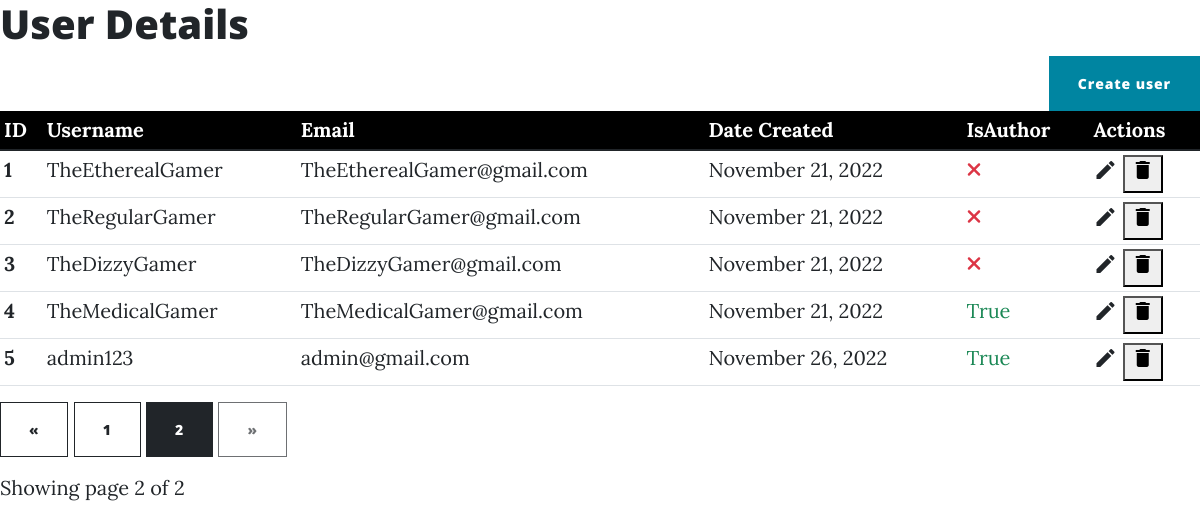
/dashboard/users?page=2 (signed in), run on the app's committed database.
### BetterBlog/models.py (models this page shows, shortened)
class User(db.Model, UserMixin):
    id = db.Column(db.Integer, primary_key=True)
    email = db.Column(db.String(150), unique=True)
    username = db.Column(db.String(150), unique=True)
    password = db.Column(db.String(150))
    date_created = db.Column(db.String(150), default=datetime.today())
    posts = db.relationship('Post', backref="user", passive_deletes=True)
    comments = db.relationship('Comment', backref="user", passive_deletes=True)
    is_Author = db.Column(db.Boolean)
    likes = db.relationship('Like', backref="user", passive_deletes=True)

### BetterBlog/controlPanel.py (the view)
@manage.route('/users')
@login_required
def users():
    page = request.args.get('page', 1, type=int)
    pagination = User.query.order_by(User.id).paginate(page=page, per_page=USER_PER_PAGE)
    return render_template("admin/users.html", users=pagination, pagination=pagination)

### BetterBlog/templates/admin/users.html (shortened to what this page needs)
{% import "bootstrap/wtf.html" as wtf %}
{% extends 'admin/adminbase.html' %}
{% block content %}
{% if not is_edit %}
<head>
<h1> User Details</h1>
</head>
<div class="container" style="margin-right: 0px;padding-right: 0px;">
        <div class="row justify-content-end">
            <div class="col-4">
                <button type="button" class="btn btn-primary" style="float:right;">Create user</button>
            </div>
        </div>
</div>
<div class="table-responsive">
    <table class="table table-hover table-sm">
        <thead class="thead" id="thead_dark">
            <tr>
                <th>ID</th>
                <th>Username</th>
                <th>Email</th>
                <th>Date Created</th>
                <th>IsAuthor</th>
                <th>Actions</th>
            </tr>
        </thead>
        <tbody>
            {% for user in users.items %}
            <tr>
                <th scope="row">{{ loop.index }}</th>
                <td>{{ user.username }}</td>
                <td>{{user.email}}</td>
                <td>{{ user.date_created }}</td>
                {% if user.is_Author %}
                <td class="text-success">{{user.is_Author}}</td>
                {% else %}
                <td class="text-danger"><i class="fa-solid fa-xmark"></i></td>
                {% endif %}
                <td>
                                <a href={{url_for('controlPanel.edit_user',user_id=user.id)}}>
                                    <i class="material-icons" data-toggle="tooltip" title="Edit">&#xE254;</i>
                                </a>
								<button id="{{user.id}}" name="DeleteAuthor" onclick="document.getElementById('deleteEmployeeModal').style.display='block';document.getElementById('delete_user_id').setAttribute('value',this.id)">
                                    <i class="material-icons" data-toggle="tooltip" title="Delete" >&#xE872;</i>
                                </button>
                </td>
            </tr>
            {% endfor %}
        </tbody>
    </table>
</div>
<div class="text-right">
    <a href="{{ url_for('controlPanel.users', page=pagination.prev_num) }}"
       class="btn btn-outline-dark
       {% if pagination.page == 1 %}disabled{% endif %}">
        &laquo;
    </a>
    {% for page_num in pagination.iter_pages(left_edge=1, right_edge=1, left_current=1, right_current=2) %}
{% if page_num %}
            {% if pagination.page == page_num %}
            <a href="{{ url_for('controlPanel.users', page=page_num) }}"
               class="btn btn-dark">
                {{ page_num }}
            </a>
            {% else %}
            <a href="{{ url_for('controlPanel.users', page=page_num) }}"
               class="btn btn-outline-dark">
                {{ page_num }}
            </a>
            {% endif %}
        {% else %}
            ...
        {% endif %}
    {% endfor %}
    <a href="{{ url_for('controlPanel.users', page=pagination.next_num) }}"
       class="btn btn-outline-dark
       {% if pagination.page == pagination.pages %}disabled{% endif %}">
        &raquo;
    </a>
</div>
<p class="text-right mt-3">
   Showing page {{ pagination.page }} of {{ pagination.pages }}
</p>
{% endif %}
{% endblock %}

### data on the page
User: username "TheEtherealGamer", email "TheEtherealGamer@gmail.com", date_created "November 21, 2022", is_Author False (drawn)
User: username "TheRegularGamer", email "TheRegularGamer@gmail.com", date_created "November 21, 2022", is_Author False (drawn)
User: username "TheDizzyGamer", email "TheDizzyGamer@gmail.com", date_created "November 21, 2022", is_Author False (drawn)
User: username "TheMedicalGamer", email "TheMedicalGamer@gmail.com", date_created "November 21, 2022", is_Author "True"
User: username "admin123", email "admin@gmail.com", date_created "November 26, 2022", is_Author "True"

### other printed values
{{ page_num }} "1"
{{ page_num }} "2"
{{ pagination.page }} "2"
{{ pagination.pages }} "2"
